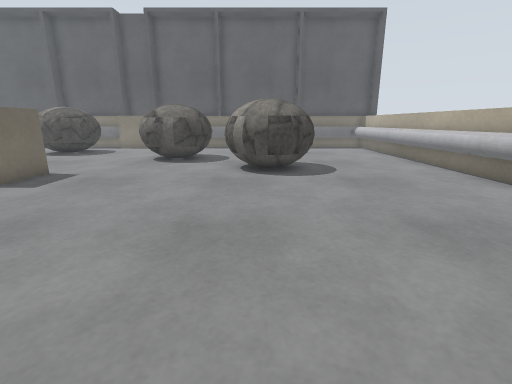
[1] (above)

22 first-person views from a walk through a Gazebo world. The camera is 0.4 m above the floor, tilts 14° down and sees 85° across. The floor is counted in squares, 0.2 m on a side. Each view is taken from the middle of a square. On the plan, view 1 faces up. The plan holds only what a view shows up to about 16 squares ahead; the rest is blank. The place goes on beyond the plan. Some stock models are drawn as simple stand-ins. Some surface patterns are stand-ins.

[2]
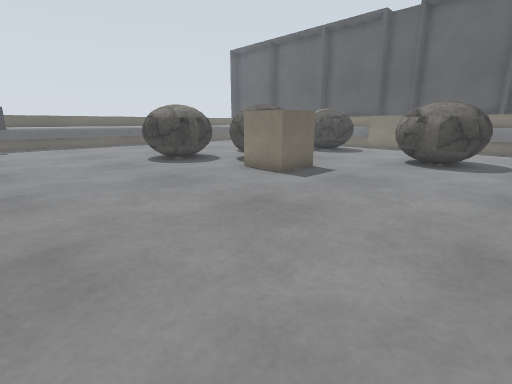

[3]
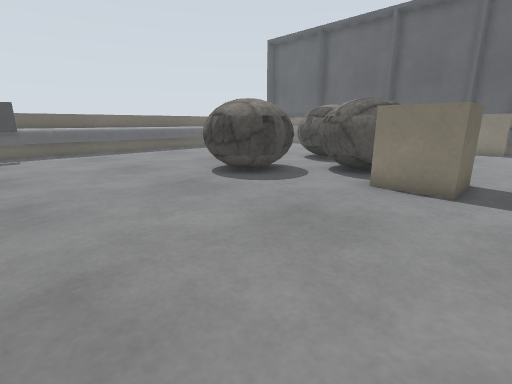

[4]
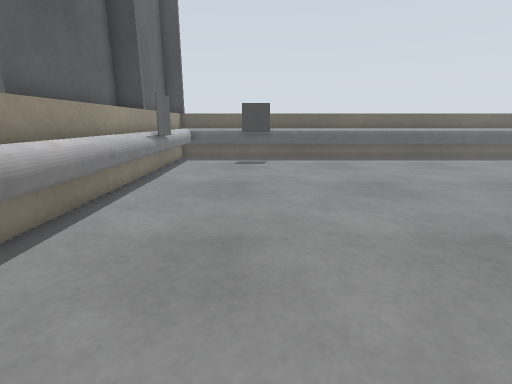

[5]
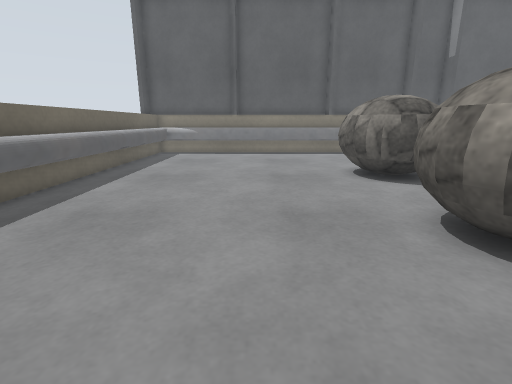

[6]
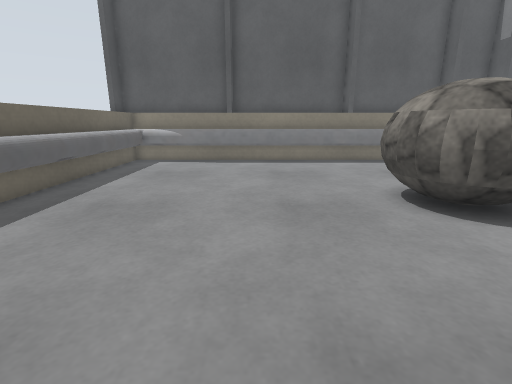

[7]
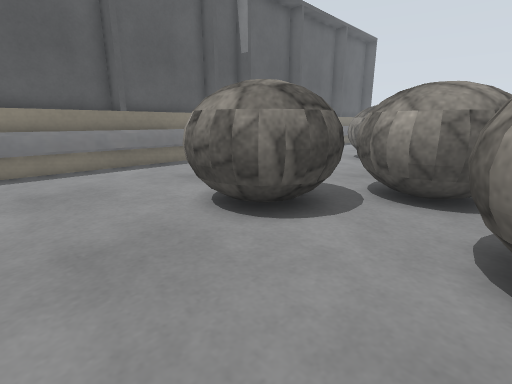

[8]
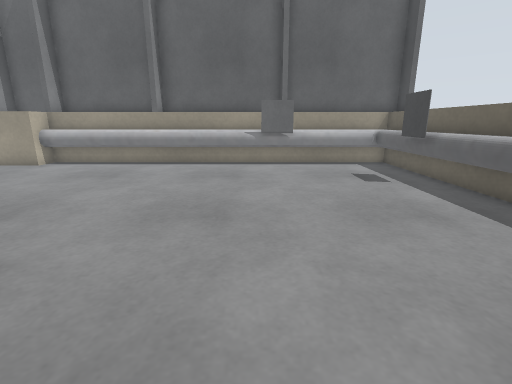

[9]
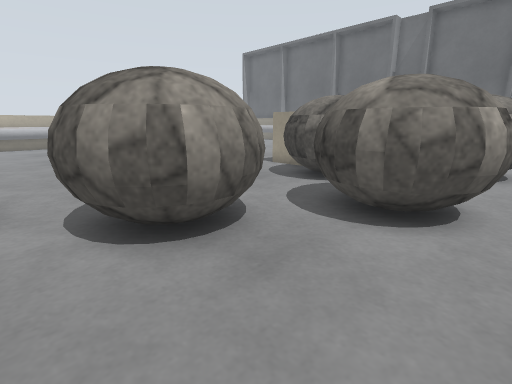

[10]
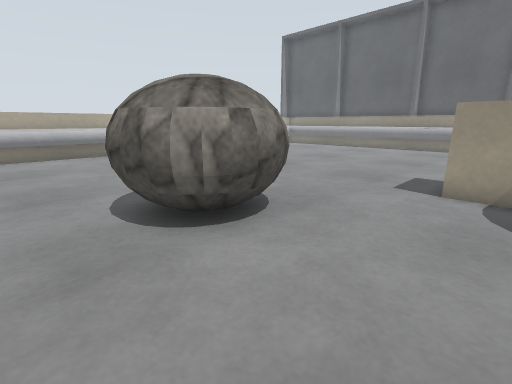

[11]
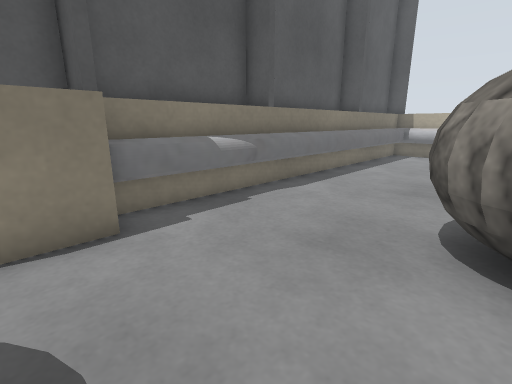

[12]
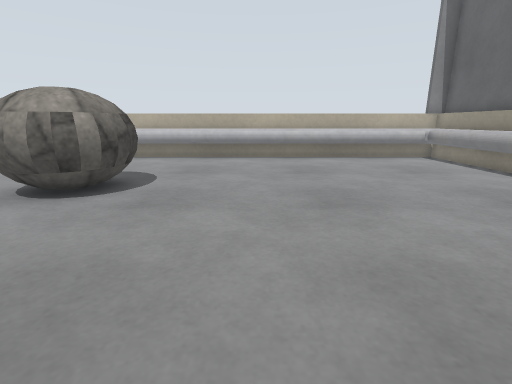

[13]
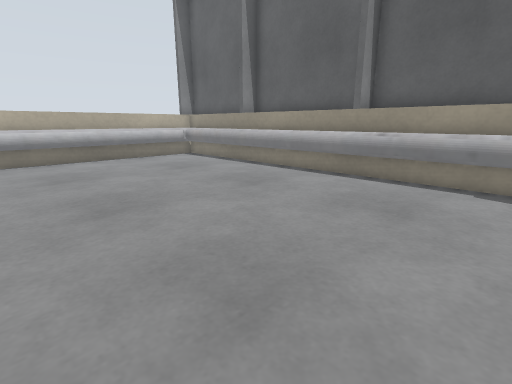

[14]
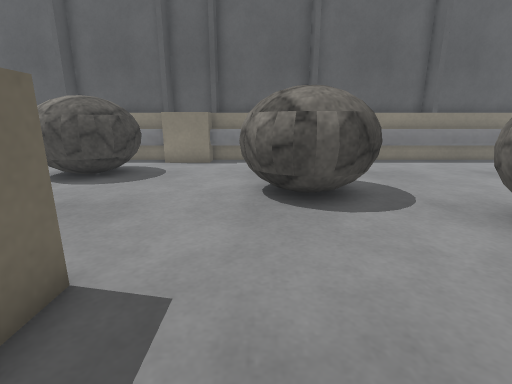

[15]
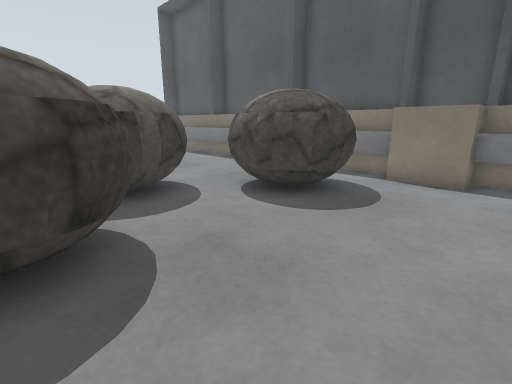

[16]
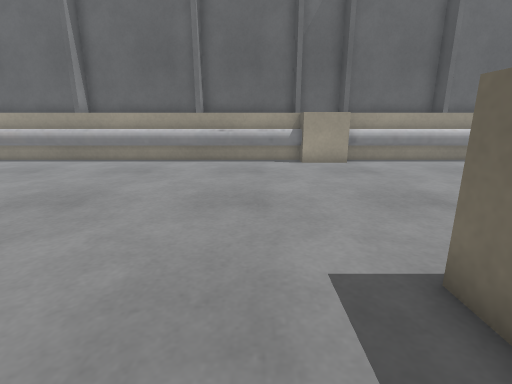

[17]
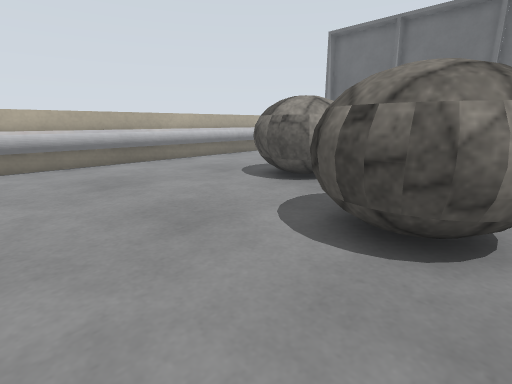

[18]
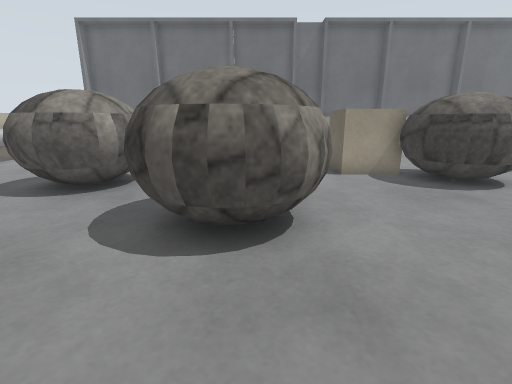

[19]
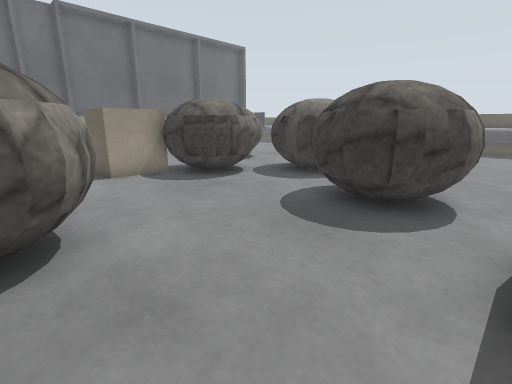

[20]
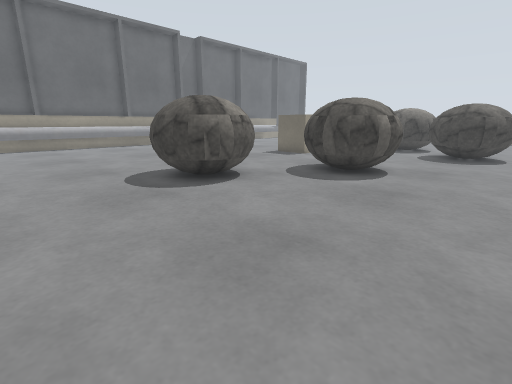

[21]
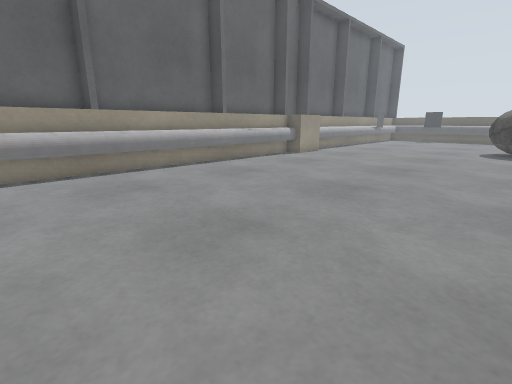

[22]
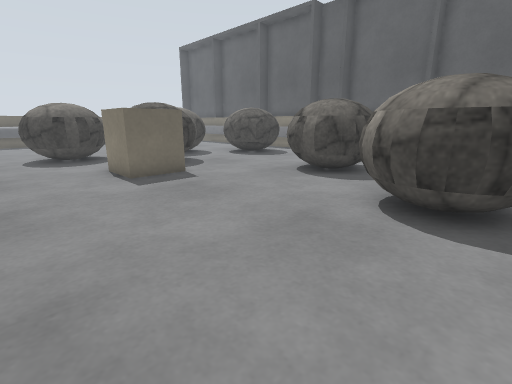

### Floor plan
Points are (right, up) in squares from view 1. A wall is a line through its corners. A room is listed if a view was taken in it or the views show most of it. See-through windows are left out.
Room 1 (views 1, 2, 3, 4, 5, 6, 7, 8, 9, 10, 11, 12, 13, 14, 15, 16, 17, 18, 19, 20, 21, 22)
walls: (-10.5, 11.1) (-8.4, 11.1) (-8.4, 8.9) (-10.8, 8.9); (-11, 23.3) (-27.5, 23.3); (-21.5, -3.3) (-10.7, -3.3) (-10.7, -2.2) (-8.4, -2.2) (-8.4, -3.3) (8.5, -3.3); (7.6, 23.3) (-8.4, 23.3) (-8.4, 22.2) (-10.8, 22.2); (-27.5, -3.3) (-22.4, -3.3)
low walls: (-8.4, -2.6) (7.8, -2.6) (7.8, 22.4); (-10.8, 22.6) (-26.8, 22.6) (-26.8, -2.6) (-10.6, -2.6); (7.5, 22.6) (-8.4, 22.6)
objects: grey box (-27, 1); grey box (-22, -3); rock (-18, 7) to (-14, 10); rock (-18, 13) to (-14, 17); rock (-14, 10) to (-10, 14); rock (-14, 17) to (-11, 21); rock (-6, 14) to (-3, 18); rock (-1, 11) to (2, 15)

Where each view was taken, in squares from view 1:
view 1: 0 up, 0 right, facing up
view 2: 0 up, 1 left, facing up-left
view 3: 0 up, 7 left, facing up-left
view 4: 1 up, 11 left, facing left
view 5: 4 up, 21 left, facing up
view 6: 8 up, 21 left, facing up
view 7: 10 up, 21 left, facing up-right
view 8: 11 up, 21 left, facing down
view 9: 22 up, 18 left, facing down-right
view 10: 20 up, 10 left, facing down-right
view 11: 17 up, 10 left, facing up-right
view 12: 7 up, 8 left, facing right
view 13: 7 up, 8 left, facing down-right
view 14: 8 up, 6 left, facing up
view 15: 12 up, 7 left, facing up-left
view 16: 12 up, 6 left, facing down
view 17: 22 up, 6 left, facing down-right
view 18: 22 up, 5 left, facing down
view 19: 22 up, 5 left, facing down-left
view 20: 22 up, 7 right, facing down-left
view 21: 9 up, 7 right, facing down-left
view 22: 5 up, 2 right, facing up-left
